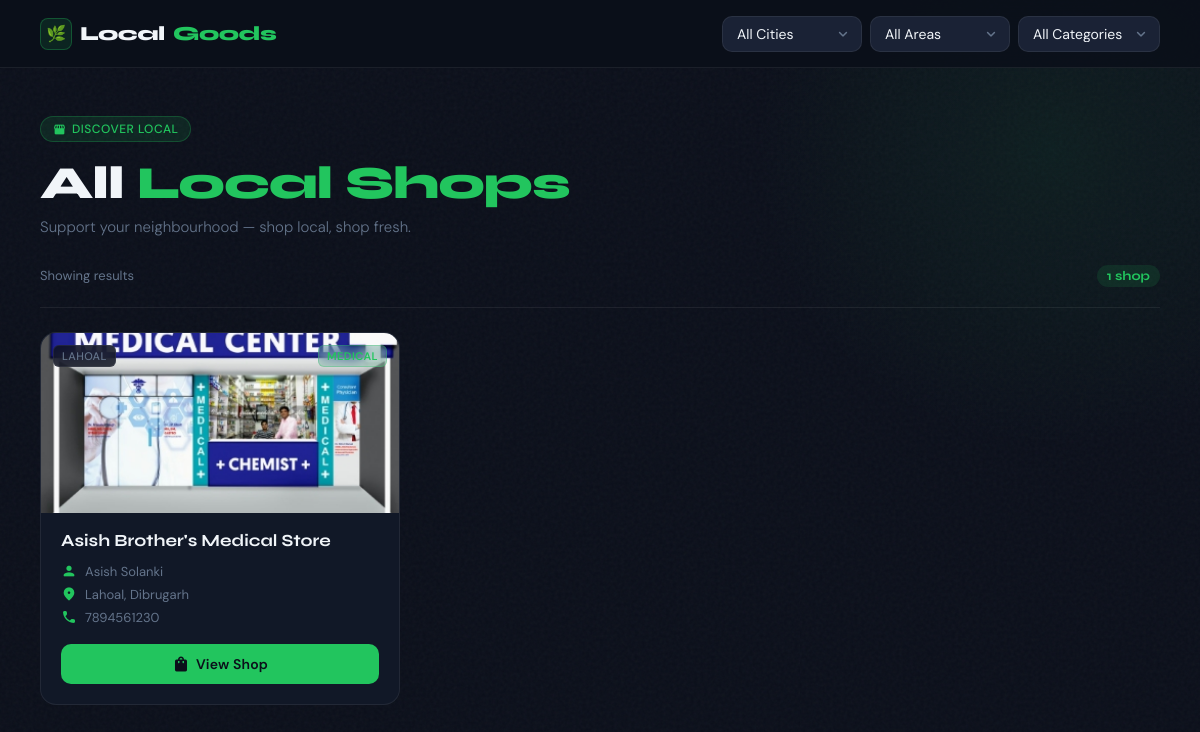
Page /Localshops.php on the committed database.
### tables this page shows
CREATE TABLE `local_shops` (
  `id` int(11) NOT NULL,
  `shop_name` varchar(100) DEFAULT NULL,
  `owner_name` varchar(100) DEFAULT NULL,
  `phone` varchar(15) DEFAULT NULL,
  `address` text DEFAULT NULL,
  `area` varchar(100) DEFAULT NULL,
  `image` varchar(255) DEFAULT NULL,
  `city` varchar(100) DEFAULT NULL,
  `seller_email` varchar(100) DEFAULT NULL,
  `PASSWORD` varchar(255) DEFAULT NULL,
  `category` varchar(100) DEFAULT NULL
);

### Localshops.php (the view, shortened to what this page needs)
<?php
include "config/db.php";
$city     = htmlspecialchars($_GET['city']     ?? "");
$area     = htmlspecialchars($_GET['area']     ?? "");
$category = htmlspecialchars($_GET['category'] ?? "");
$conditions = [];
$sql  = "SELECT * FROM local_shops" . ($conditions ? " WHERE " . implode(" AND ", $conditions) : "");
$stmt = $conn->prepare($sql);
$stmt->execute();
$shops = $stmt->get_result();
?>
<!DOCTYPE html>
<html lang="en">
<head>
</head>
<body>
<div class="glow-blob"></div>
<nav class="navbar">
  <div class="logo">
    <div class="logo-icon">🌿</div>
    Local<span>Goods</span>
  </div>
  <form method="GET" class="filters">
    <div class="select-wrap">
      <select name="city" onchange="this.form.submit()">
        <option value="">All Cities</option>
      </select>
    </div>
    <div class="select-wrap">
      <select name="area" onchange="this.form.submit()">
        <option value="">All Areas</option>
      </select>
    </div>
    <div class="select-wrap">
      <select name="category" onchange="this.form.submit()">
        <option value="">All Categories</option>
      </select>
    </div>
  </form>
</nav>
<section class="hero">
  <div class="hero-tag">
    <span class="material-icons-round" style="font-size:13px">storefront</span>
    Discover Local
  </div>
  <h1>
    <?php if ($category && ($city || $area)): ?>
      <em><?= htmlspecialchars($category) ?></em> in <?= htmlspecialchars($area ?: $city) ?>
    <?php elseif ($category): ?>
      <em><?= htmlspecialchars($category) ?></em> Shops
    <?php elseif ($city && $area): ?>
      Shops in <em><?= htmlspecialchars($area) ?></em>
    <?php elseif ($city): ?>
      Shops in <em><?= htmlspecialchars($city) ?></em>
    <?php else: ?>
      All <em>Local Shops</em>
    <?php endif; ?>
  </h1>
  <p class="hero-sub">Support your neighbourhood — shop local, shop fresh.</p>
</section>
<div class="container">
  <?php $count = $shops->num_rows; ?>
  <div class="stats-bar">
    <span class="stats-label">Showing results</span>
    <span class="stats-count"><?= $count ?> shop<?= $count !== 1 ? 's' : '' ?></span>
  </div>
  <div class="grid">
    <?php if ($count > 0): while ($row = $shops->fetch_assoc()):
      $imgFile = htmlspecialchars($row['image'] ?? '');
      $imgSrc  = $imgFile ? "Seller/uploads/" . $imgFile : "";
    ?>
      <div class="card">
        <div class="card-img">
          <?php if ($imgSrc): ?>
            <img
              src="<?= $imgSrc ?>"
              alt="<?= htmlspecialchars($row['shop_name']) ?>"
              onerror="this.style.display='none'; this.nextElementSibling.style.display='flex';"
            >
          <?php endif; ?>
          <div class="card-badge"><?= htmlspecialchars($row['area']) ?></div>
          <?php if (!empty($row['category'])): ?>
            <div class="cat-tag"><?= htmlspecialchars($row['category']) ?></div>
          <?php endif; ?>
        </div>
        <div class="card-body">
          <div class="shop-name"><?= htmlspecialchars($row['shop_name']) ?></div>
          <div class="meta">
            <div class="meta-row">
              <span class="material-icons-round">person</span>
              <?= htmlspecialchars($row['owner_name']) ?>
            </div>
            <div class="meta-row">
              <span class="material-icons-round">location_on</span>
              <?= htmlspecialchars($row['area']) ?>, <?= htmlspecialchars($row['city']) ?>
            </div>
            <div class="meta-row">
              <span class="material-icons-round">call</span>
              <?= htmlspecialchars($row['phone']) ?>
            </div>
          </div>
          <a href="shop.php?id=<?= intval($row['id']) ?>" class="btn">
            <span class="material-icons-round">shopping_bag</span>
            View Shop
          </a>
        </div>
      </div>
    <?php endwhile; endif; ?>
  </div>
</div>
</body>
</html>

### rows in the picture
local_shops: image (picture), area "LAHOAL", category "MEDICAL", shop_name "Asish Brother's Medical Store", owner_name "Asish Solanki", area "Lahoal", city "Dibrugarh", phone "7894561230"

### other values in the picture
$count "1"
